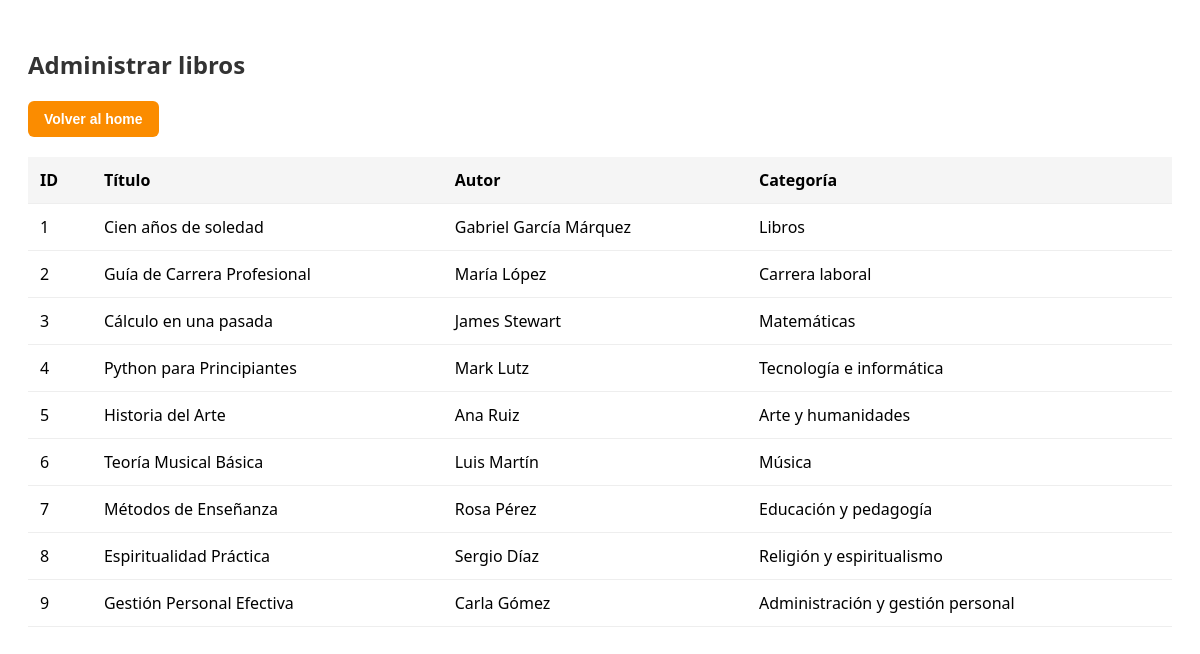
The page /manage-books/ (signed in) on the database as committed earlier.
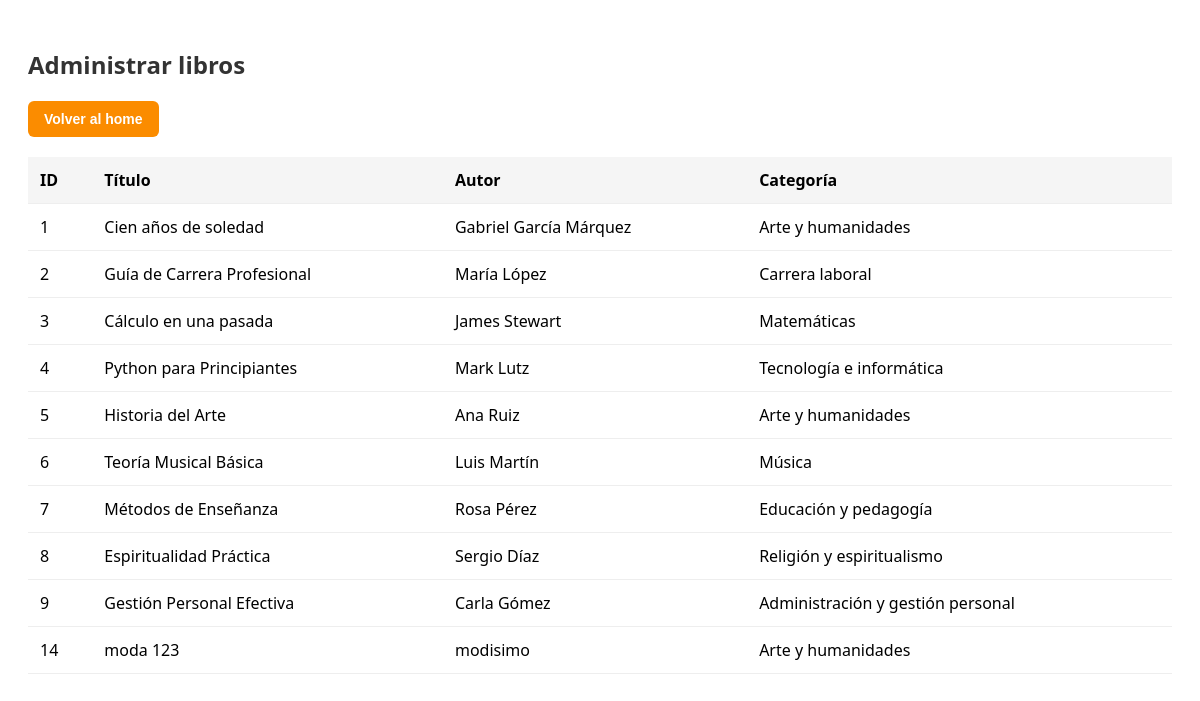
The same page on the database as committed later.
### miapp/models.py (models this page shows, shortened)
class Libro(models.Model):
    titulo = models.CharField(max_length=255)
    autor = models.CharField(max_length=255, blank=True, null=True)
    descripcion = models.TextField(blank=True, null=True)
    resumen = models.TextField(blank=True, null=True)
    editorial = models.CharField(max_length=255, blank=True, null=True)
    año = models.IntegerField(blank=True, null=True)
    categoria = models.CharField(max_length=200, default='Libros')
    imagen_url = models.URLField(max_length=500, blank=True, null=True)
    stock = models.IntegerField(default=0)

### miapp/views.py (the view)
# urls.py: path('manage-books/', views.manage_books, name='manage_books'),
def manage_books(request):
    if 'user_id' not in request.session or not request.session.get('is_admin'):
        return redirect('home_biblioteca')
    libros_qs = Libro.objects.all()
    return render(request, 'manage_books.html', {'libros': libros_qs})

### miapp/templates/manage_books.html (shortened to what this page needs)
<!DOCTYPE html>
<html lang="es">
<head>
</head>
<body>
    <h2>Administrar libros</h2>
    <div class="button-container">
        <form method="get" action="{% url 'home_biblioteca' %}" style="display:inline;">
            <button type="submit" class="button button-home">Volver al home</button>
        </form>
    </div>
    <table>
        <thead>
            <tr><th>ID</th><th>Título</th><th>Autor</th><th>Categoría</th></tr>
        </thead>
        <tbody>
            {% for libro in libros %}
            <tr>
                <td>{{ libro.id }}</td>
                <td>{{ libro.titulo }}</td>
                <td>{{ libro.autor }}</td>
                <td>{{ libro.categoria }}</td>
            </tr>
            {% endfor %}
        </tbody>
    </table>
</body>
</html>

### miapp/templates/manage_books.html (style rules this page uses)
body { font-family:Segoe UI, Tahoma, Geneva, Verdana,sans-serif;padding:20px }
h2 { color:#333 }
.button-container { margin-bottom:20px;display:flex;gap:10px }
button.button { background:#FF9800;color:#fff;padding:10px 16px;border:none;border-radius:6px;text-decoration:none;font-weight:600;display:inline-block;transition:background 0.3s;cursor:pointer;font-size:14px }
button.button-home { background:#FB8C00;color:#fff }
table { width:100%;border-collapse:collapse;margin-top:20px }
th,td { padding:12px;border-bottom:1px solid #eee;text-align:left }
th { background:#f5f5f5;font-weight:600 }

Rows that differ between the two databases and show on the page:
changed Libro "Cien años de soledad": categoria "Libros" → "Arte y humanidades"
added Libro: id "14", titulo "moda 123", autor "modisimo", categoria "Arte y humanidades"
